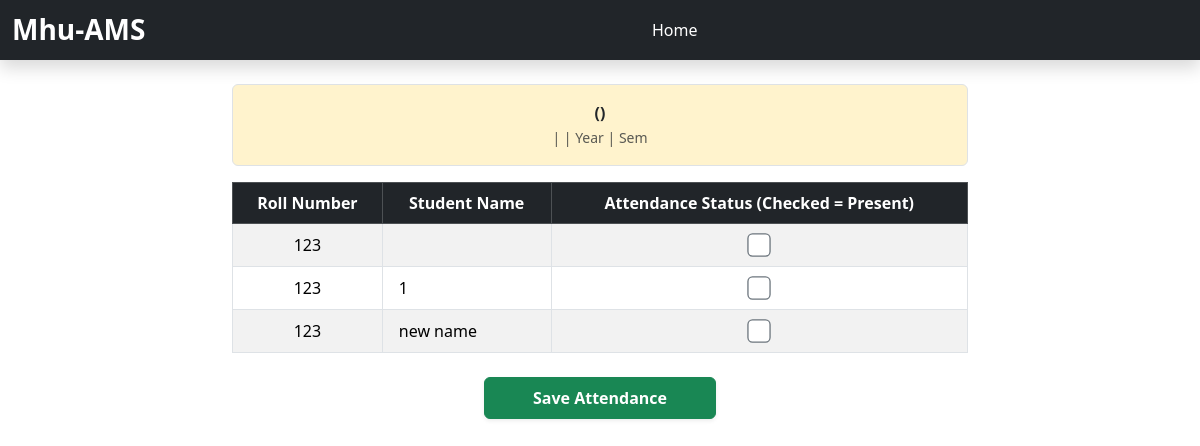
The app's page /teacher/insert_attendence.php (signed in), older data.
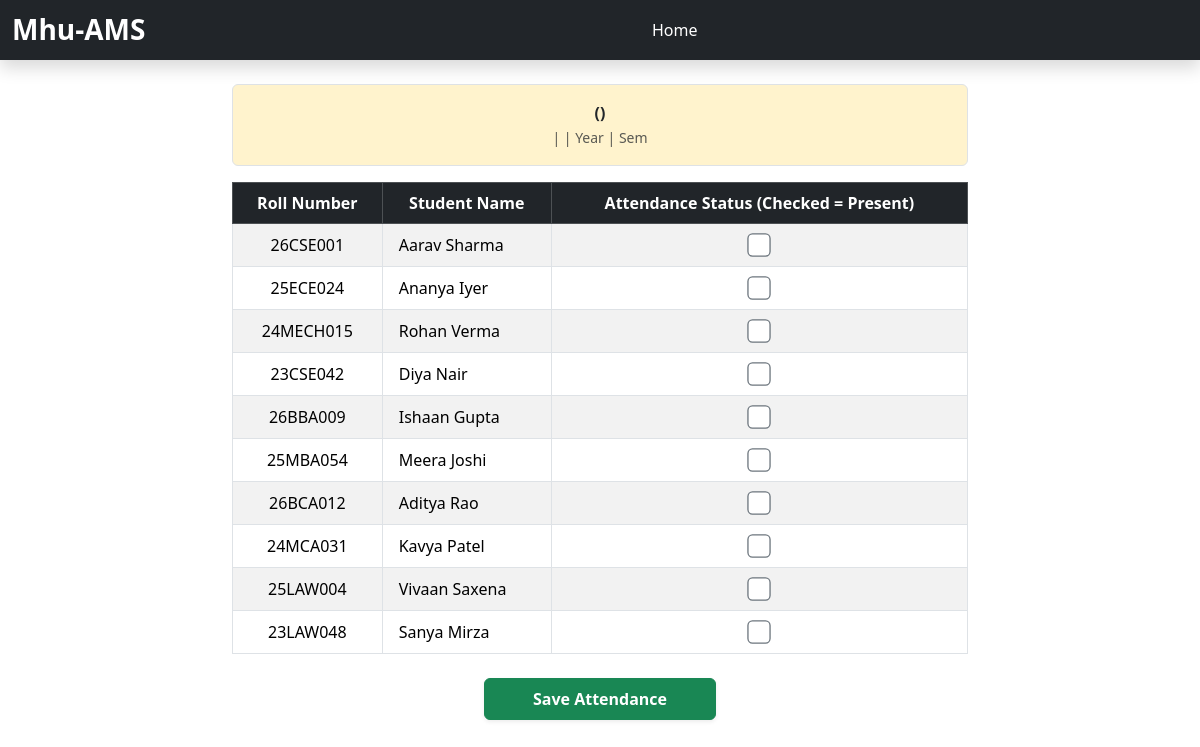
The same page, newer data.
### tables this page shows
CREATE TABLE `students` (
  `id` int(11) NOT NULL,
  `name` varchar(122) NOT NULL,
  `enrollment_number` int(11) NOT NULL,
  `roll_number` varchar(122) NOT NULL,
  `faculty` varchar(111) NOT NULL,
  `course` varchar(111) NOT NULL,
  `year` int(11) NOT NULL,
  `sem` int(11) NOT NULL,
  `subject_code` varchar(244) NOT NULL,
  `subject_name` varchar(234) NOT NULL
);

### teacher/insert_attendence.php (the view, shortened to what this page needs)
<?php
include "../db_connect.php";
$subject_name = $_POST['subject_name'];
$subject_code = $_POST['subject_code'];
$faculty_name = $_POST['faculty_name'];
$course_name = $_POST['course_name'];
$year = $_POST['year'];
$semester = $_POST['semester'];
?>
<!doctype html>
<html lang="en" data-bs-theme="light">
<head>
    <link href="https://cdn.jsdelivr.net/npm/bootstrap@5.3.8/dist/css/bootstrap.min.css" rel="stylesheet"
 />
</head>
<body>
    <header>
        <nav class="navbar navbar-dark bg-dark shadow">
            <div class="container-fluid">
                <span class="navbar-brand mb-0 h1 fs-3 fw-bold">Mhu-AMS</span>
                <a href="index.php" class="text-white text-decoration-none">Home</a>
            </div>
        </nav>
    </header>
    <main class="container my-4">
        <div class="row justify-content-center">
            <div class="col-md-10 col-lg-8">
                <div class="bg-warning-subtle border p-3 rounded mb-3 text-center">
                    <strong><?php echo htmlspecialchars($subject_name) . " (" . htmlspecialchars($subject_code) . ")"; ?></strong><br>
                    <small class="text-muted"><?php echo htmlspecialchars($faculty_name) . " | " . htmlspecialchars($course_name) . " | Year " . htmlspecialchars($year) . " | Sem " . htmlspecialchars($semester); ?></small>
                </div>
                <form action="save_attendance.php" method="POST">
                    <table class='table table-striped table-bordered text-center align-middle'>
                        <thead class='table-dark'>
                            <tr>
                                <th>Roll Number</th>
                                <th>Student Name</th>
                                <th>Attendance Status (Checked = Present)</th>
                            </tr>
                        </thead>
                        <tbody>
                            <?php
                            $query = "SELECT * FROM students";
                            $result = mysqli_query($conn, $query);
                            if ($result && mysqli_num_rows($result) > 0) {
                                while ($row = mysqli_fetch_assoc($result)) {
                                    $roll_number = isset($row['roll_number']) ? $row['roll_number'] : $row['id'];
                                    $student_name = $row['name'];
                                    echo "
                                    <tr>
                                        <td>" . htmlspecialchars($roll_number) . "</td>
                                        <td class='text-start ps-3'>
                                            " . htmlspecialchars($student_name) . "
                                            <input type='hidden' name='student_names[" . htmlspecialchars($roll_number) . "]' value='" . htmlspecialchars($student_name) . "'>
                                        </td>
                                        <td>
                                            <input type='hidden' name='attendance[" . htmlspecialchars($roll_number) . "]' value='Absent'>
                                            <div class='form-check d-flex justify-content-center'>
                                                <input class='form-check-input p-2 border border-secondary' type='checkbox' style='transform: scale(1.3);' name='attendance[" . htmlspecialchars($roll_number) . "]' value='Present' >
                                            </div>
                                        </td>
                                    </tr>";
                                }
                            } else {
                                echo "<tr><td colspan='3' class='text-muted py-3'>No students found.</td></tr>";
                            }
                            ?>
                        </tbody>
                    </table>
                    <div class="text-center my-4">
                        <button type="submit" name="insert_attendance" class="btn btn-success px-5 py-2 fw-bold shadow-sm">Save Attendance</button>
                    </div>
                </form>
            </div>
        </div>
    </main>
</body>
</html>

Row changes from the older to the newer data that the page shows:
removed students: roll_number "123"
removed students: roll_number "123", name "1"
removed students: roll_number "123", name "new name"
added students: roll_number "26CSE001", name "Aarav Sharma"
added students: roll_number "25ECE024", name "Ananya Iyer"
added students: roll_number "24MECH015", name "Rohan Verma"
added students: roll_number "23CSE042", name "Diya Nair"
added students: roll_number "26BBA009", name "Ishaan Gupta"
added students: roll_number "25MBA054", name "Meera Joshi"
added students: roll_number "26BCA012", name "Aditya Rao"
added students: roll_number "24MCA031", name "Kavya Patel"
added students: roll_number "25LAW004", name "Vivaan Saxena"
added students: roll_number "23LAW048", name "Sanya Mirza"
